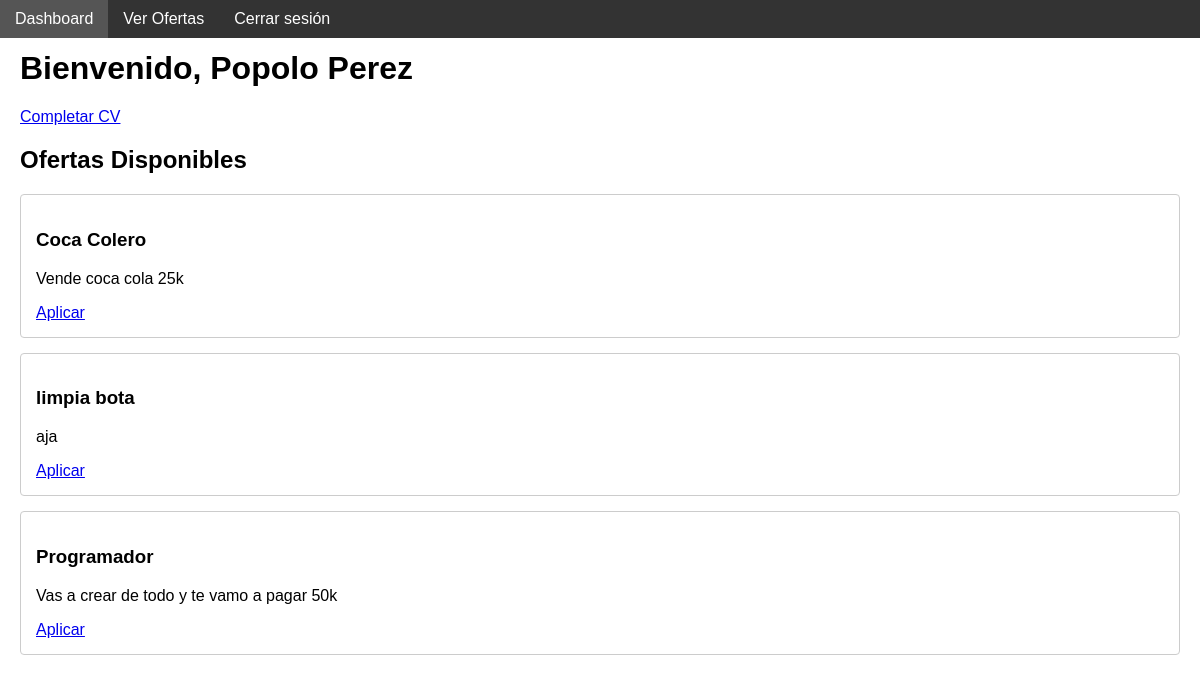
Page /candidate_dashboard.php (signed in) on the earlier database version.
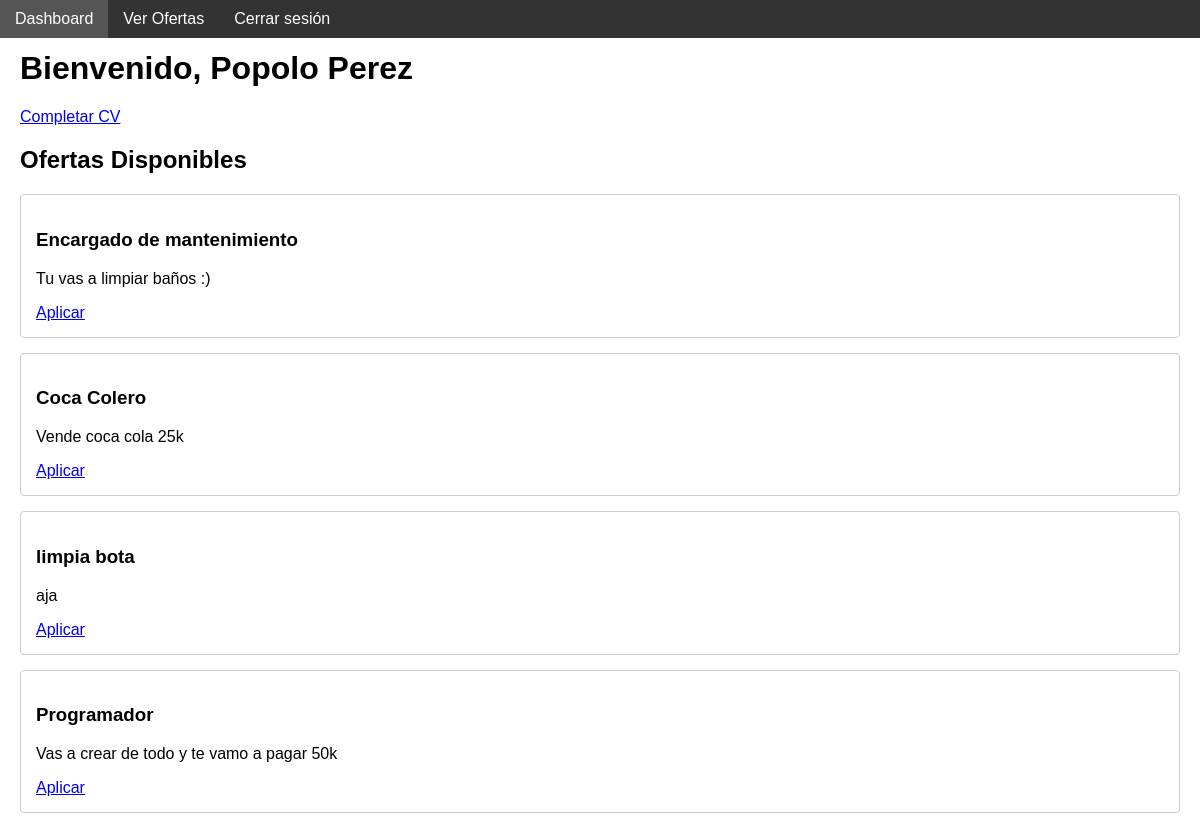
Same page on the later database version.
### tables this page shows
CREATE TABLE jobs (
    id INTEGER PRIMARY KEY AUTOINCREMENT,
    company_id INTEGER,
    title TEXT NOT NULL,
    description TEXT NOT NULL,
    requirements TEXT,
    created_at DATETIME DEFAULT CURRENT_TIMESTAMP,
    FOREIGN KEY(company_id) REFERENCES users(id)
);

### functions.php (called while the page is built, shortened)
<?php
function currentUser() {
    return $_SESSION['user'] ?? null;
}
?>

### candidate_dashboard.php (the view, shortened to what this page needs)
<?php
require_once 'functions.php';
$user = currentUser();
include 'header.php';
?>
<h1>Bienvenido, <?= htmlspecialchars($user['name']) ?></h1>
<a href="cv_form.php" class="cv-link">Completar CV</a>
<h2>Ofertas Disponibles</h2>
<?php
$stmt = $db->query("SELECT * FROM jobs ORDER BY created_at DESC");
$jobs = $stmt->fetchAll(PDO::FETCH_ASSOC);
if (empty($jobs)): ?>
  <p>No hay ofertas disponibles.</p>
<?php else: ?>
  <?php foreach ($jobs as $job): ?>
    <div class="job-card">
      <h3><?= htmlspecialchars($job['title']) ?></h3>
      <p><?= nl2br(htmlspecialchars($job['description'])) ?></p>
      <a href="apply.php?job_id=<?= $job['id'] ?>" class="apply-button">Aplicar</a>
    </div>
  <?php endforeach; ?>
<?php endif; ?>
</body>
</html>

Differences in the rows shown:
added jobs: title "Encargado de mantenimiento", description "Tu vas a limpiar baños :)"
